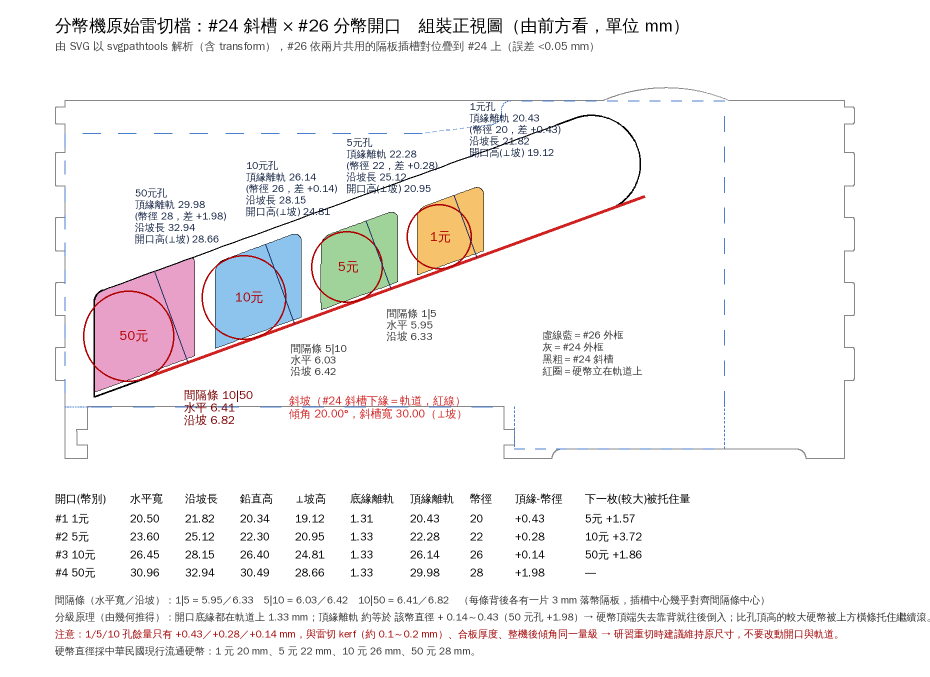
#> input picture laser_v2/design/ramp_dimensions.png, 1859 x 1353 px (shown at 1/2 size); its folder holds only this picture in this run
$ python -i qa.py   (imports and definitions only)
#> lines starting #> are read from the running program, lines starting #| are printed output that depends on the picture
"""v2 雷切檔衛生檢查（QA）：直接讀輸出的 SVG 檢查，不信任產生器內部的資料。

用法
----
    from laser_v2 import qa
    rows = qa.check('分幣機雷切_光耦版_v2_草稿.svg', parts=parts)   # 或 qa.check(sheets)
    rows = qa.check('laser_v2/out/sheet_合板_1.svg', mode='sheet')    # 上雷切機用的分頁檔
    bad = qa.failures(rows)                      # 每列 dict(name, ok, detail[, level])；level='warn' 不算失敗
    python -m laser_v2.qa <svg 檔> [...]          # 命令列：印出結果，有未通過項目時 exit 1
                                                 # （檔名 sheet_*.svg／trial_*.svg 用分頁檔規則，其他用草稿規則）

check(src, parts=None, mode=None)
    src：SVG 檔路徑（str／Path），或 layout() 的 list[Sheet]（先在記憶體裡輸出成草稿 SVG 再檢查）。
    parts：V2Part 清單（可省略）；有給就再核對「每個零件 × qty 都在、圖層對、沒有多出來的」，
           以及備品（V2Part.spare）：data-copy ≥ qty 的群組要標 data-spare="1"、份數不超過 qty＋spare。
    mode：'draft'（草稿：4 個圖層，含隱藏的註記層）或 'sheet'（上雷切機用的分頁檔：只有 3 個圖層，
          不可以有註記層或綠色）；None＝依檔名自動判斷（sheet_*.svg、trial_*.svg → 'sheet'，其他 → 'draft'）。

檢查項目（name）
----------------
* XML 解析：檔案是合法 XML、根元素是 <svg>。
* 頁面：每頁都是 params.SHEET（255×355），多頁時用 sodipodi:namedview 裡的 inkscape:page。
* 圖層名稱：草稿：最上層剛好是 LAYERS 這 4 個 inkscape 圖層、順序相同；註記層 style="display:none"、
  其他層看得見。分頁檔：剛好是前 3 個（沒有註記層），都看得見。圖層外面沒有任何圖形。
* 沒有 <text>：整份檔沒有 text／tspan／flowRoot／textPath（文字都要先轉成路徑）。
* 顏色：切割層只有黑 #000000（線寬 0.2）＝切割、紅 #ff0000＝雕刻；註記層只有綠 #008000（分頁檔沒有綠色）；
  只用 <path>（不用 rect／circle／use／image 等）。
* 雕刻樣式：每個雕刻元素都是 compose.STYLE_ENGRAVE（fill:none;stroke:#ff0000;stroke-width:0.2，和原始檔一樣的
  0.2 mm 紅線）；不可以用填色雕刻（雷切軟體紅色圖層設「線／向量雕刻」）。
* 零件代號：每個零件群組都有 data-part 與 inkscape:label；草稿的註記層有對應的群組（分頁檔沒有註記群組）；
  (代號, 份) 不重複；data-spare 和代號標籤一致（備品標籤寫「備品」）；
  所有切割／雕刻路徑都在某個零件群組裡；有給 parts 時核對數量、備品與圖層。
* 零件內切割順序：每個零件群組裡，外框（面積最大的封閉切割線）是最後一個元素；
  孔、開放線（彎曲條鋸縫等）、雕刻都寫在外框前面（雷切軟體照順序切時，零件最後才和板分開）。
* 外框閉合：每個零件有一個封閉外框；其他封閉子路徑（孔）都在外框內；開放線（彎曲條鋸縫等）在外框內；
  外框與孔組成的外形是合法多邊形（不自交）。
* 雕刻在零件內：雕刻線都在所屬零件的材料上（外框內、不在孔裡）。
* 雕刻不壓切割線（注意等級 level='warn'，不算失敗）：雕刻線和同零件切割線重合 > ENGRAVE_ON_CUT 時列出。
* 無重疊重複切割線：同一條路徑不來回重切；同一零件內、不同零件之間，兩條切割線重疊長度 ≤ OVERLAP_LEN。
* 零件不超出板：每個零件完整落在一頁內，離頁邊 ≥ SHEET_MARGIN。
* 零件間距：同一頁任兩個零件（含孔，真實外形）距離 ≥ PART_GAP。

曲線用 0.2 mm 弦長取樣後用 shapely 計算（取樣誤差遠小於容許值 TOL）。
"""
from __future__ import annotations

import math
import re
import sys
import xml.etree.ElementTree as ET
from collections import Counter
from dataclasses import dataclass, field
from pathlib import Path

import numpy as np
import shapely
from shapely.geometry import LineString, MultiPolygon, Point, Polygon
from shapely.ops import unary_union
from svgpathtools import Arc, CubicBezier, Line, QuadraticBezier, parse_path

from . import params
from .catalog import INK_NS, SODI_NS, parse_transform, transform_d

LAYERS = ('原始零件', 'v2 修改', 'v2 新增', '註記（不切割）')
LAYER_OF = {'original': '原始零件', 'modified': 'v2 修改', 'new': 'v2 新增'}
NOTE_LAYER = LAYERS[3]
CUT_COLOR = '#000000'
ENGRAVE_COLOR = params.STROKE_ENGRAVE_COLOR.lower()
NOTE_COLOR = params.NOTE_COLOR.lower()
CUT_WIDTH = 0.2
STEP = 0.2            # mm：曲線取樣弦長
TOL = 0.01            # mm：距離容許誤差
CLOSE_TOL = 1e-3      # mm：起終點距離小於此值視為封閉
OVERLAP_BUF = 0.02    # mm：兩條線距離在這以內算「疊在一起」
OVERLAP_LEN = 0.2     # mm：疊在一起超過這個長度＝重複切割
AREA_TOL = 0.05       # mm²：外形 buffer(0) 修正前後面積差在這以內＝只是微小折返（不算自交）
ENGRAVE_ON_CUT = 0.5  # mm：雕刻線和切割線重合超過這個長度 → 「注意」
TEXT_TAGS = {'text', 'tspan', 'flowRoot', 'flowPara', 'flowRegion', 'textPath'}
SHAPE_TAGS = {'rect', 'circle', 'ellipse', 'line', 'polyline', 'polygon', 'use', 'image'}
NAMED = {'black': '#000000', 'red': '#ff0000', 'green': '#008000', '#000': '#000000', '#f00': '#ff0000'}
MAX_LIST = 8          # detail 最多列幾筆
MODES = ('draft', 'sheet')
SHEET_LAYERS = LAYERS[:3]   # 上雷切機用的分頁檔：沒有註記層
WIDTH_TOL = 1e-4      # mm：線寬容許誤差


def _style_dict(style: str) -> dict:
    out = {}
    for kv in style.split(';'):
        if ':' in kv:
            k, v = kv.split(':', 1)
            out[k.strip()] = v.strip().lower()
    return out


try:                       # 雕刻樣式以 compose.STYLE_ENGRAVE 為準（compose 不能用時用同樣的值）
    from .compose import STYLE_ENGRAVE
except Exception:          # noqa: BLE001
    STYLE_ENGRAVE = f'fill:none;stroke:{params.STROKE_ENGRAVE_COLOR};stroke-width:0.2'
_ENG = _style_dict(STYLE_ENGRAVE)
ENGRAVE_FILL = _ENG.get('fill', 'none')
ENGRAVE_WIDTH = float(re.sub(r'[a-z]+$', '', _ENG.get('stroke-width', '0.2')))


# ---------------------------------------------------------------------------
# 取樣（export.py 的預覽圖也用這裡）
# ---------------------------------------------------------------------------
# [74 lines left out: functions _cubic_pts, _quad_pts, _seg_pts, _seg_pts_raw, sample_d, _style and 1 more, not called in this run]


@dataclass
class _Elem:
    tag: str
    layer: str | None        # 所在最上層圖層名稱（None＝不在圖層裡）
    part: tuple | None       # (data-part, data-copy, label, data-kind of group) 最近的零件群組
    stroke: str | None
    fill: str | None
    width: float | None
    d: str | None            # 已套上累積 transform 的 d（只有 path）
    kind: str | None         # data-kind（outer/hole/line）
    eid: str | None
    seq: int = 0             # 文件中的順序（0 起算）


@dataclass
class _Doc:
    pages: list = field(default_factory=list)       # [(x, y, w, h)]
    layers: list = field(default_factory=list)      # [(label, style dict)]
    elems: list = field(default_factory=list)       # list[_Elem]
    groups: list = field(default_factory=list)      # [(layer, data-part, data-copy, label, data-layer, data-spare)]
    stray: list = field(default_factory=list)       # 圖層外的圖形 tag


def _local(tag: str) -> str:
    return tag.split('}')[-1]


# [57 lines left out: function _parse, not called in this run]


# ---------------------------------------------------------------------------
# 各項檢查
# ---------------------------------------------------------------------------
def _row(name, ok, detail):
    return dict(name=name, ok=bool(ok), detail=detail)


# [4 lines left out: function _lst, not called in this run]


def _is_cut(e: _Elem) -> bool:
    return e.stroke == CUT_COLOR


def _is_engrave(e: _Elem) -> bool:
    return e.stroke == ENGRAVE_COLOR or e.fill == ENGRAVE_COLOR


def _pkey(e: _Elem):
    return (e.layer, e.part[0], e.part[1]) if e.part else None


# [163 lines left out: functions _check_pages, _check_layers, _check_text, _check_colors, _check_engrave_style, _check_ids, not called in this run]


@dataclass
class _PartGeom:
    key: tuple
    name: str
    outer: np.ndarray | None = None
    holes: list = field(default_factory=list)
    lines: list = field(default_factory=list)
    engrave: list = field(default_factory=list)
    poly: object = None
    bbox: tuple | None = None
    subs: list = field(default_factory=list)       # [(eid, idx, pts, closed, kind, (seq, idx))]
    eng_keys: list = field(default_factory=list)   # 雕刻子路徑的 (seq, idx)
    outer_key: tuple | None = None                 # 外框的 (seq, idx)


# [215 lines left out: functions _collect, _build_geoms, _check_closed, _check_order, _check_engrave, _check_overlap and 4 more, not called in this run]


def check(src, parts=None, mode: str | None = None) -> list[dict]:
    """檢查一份 v2 雷切 SVG（檔案路徑），或 layout() 的 list[Sheet]（先輸出成記憶體中的草稿 SVG）。
    mode：'draft'（含隱藏註記層）／'sheet'（上雷切機用，不含註記層）；None＝依檔名判斷（guess_mode）。"""
    if isinstance(src, (str, Path)):
        raw = Path(src).read_text(encoding='utf-8')
        mode = mode or guess_mode(src)
    elif isinstance(src, list):
        from . import export as _export          # 延後匯入，避免 export ↔ qa 循環
        mode = mode or 'draft'
        raw = _export.render_draft(src) if mode == 'draft' else _export._render(
            src, _export.page_offsets(src), _export.COMMENT_SHEET, [], notes=False)
    else:
        raise TypeError(f'qa.check 不支援 {type(src).__name__}')
    if mode not in MODES:
        raise ValueError(f"qa.check 的 mode 只能是 {MODES}，收到 {mode!r}")
    try:
        root = ET.fromstring(raw.encode('utf-8'))
        doc = _parse(root)
    except Exception as e:                       # noqa: BLE001
        return [_row('XML 解析', False, f'{type(e).__name__}: {e}')]
    rows = [_row('XML 解析', True, f'{len(doc.elems)} 個圖形元素')]
    rows += _check_pages(doc)
    rows += _check_layers(doc, mode)
    rows += _check_text(doc, raw)
    rows += _check_colors(doc, mode)
    rows += _check_engrave_style(doc)
    r, _ = _check_ids(doc, parts, mode)
    rows += r
    pgs = _collect(doc)
    errs, micro = _build_geoms(pgs)
    rows += _check_closed(pgs, errs, micro)
    rows += _check_order(pgs)
    rows += _check_engrave(pgs)
    rows += _check_overlap(pgs)
    r, page_of = _check_bounds(pgs, doc.pages)
    rows += r
    rows += _check_gap(pgs, page_of)
    return rows


def failures(rows) -> list[dict]:
    """真正的失敗（不含 level='warn' 的注意項目）。"""
    return [r for r in rows if not r['ok'] and r.get('level') != 'warn']


def notices(rows) -> list[dict]:
    """注意項目（level='warn' 且未通過）。"""
    return [r for r in rows if not r['ok'] and r.get('level') == 'warn']


def _flag(r) -> str:
    return 'OK' if r['ok'] else ('注意' if r.get('level') == 'warn' else '未通過')


def report(rows) -> str:
    return '\n'.join(f'{_flag(r)}　{r["name"]}：{r["detail"]}' for r in rows)


# [8 lines not run here, left out]

>>> import cv2
>>> picture = cv2.imread('design/ramp_dimensions.png', cv2.IMREAD_GRAYSCALE)
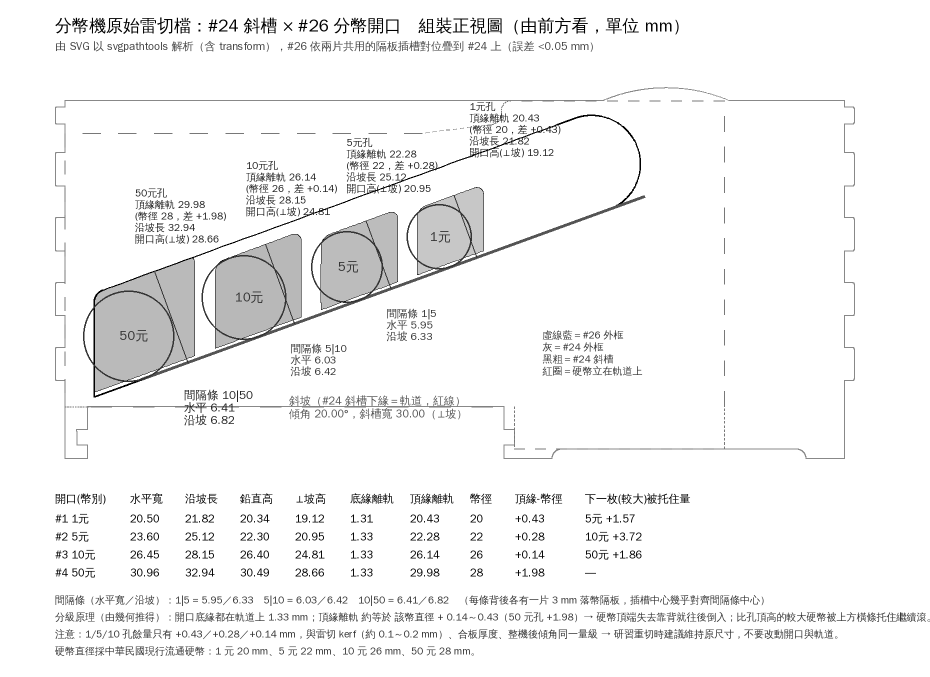
#> picture: shape (1353, 1859) (shown at 1/2 size); min 0, max 255, mean 243.4
#> (the run stopped early here; a loop or call above may not have finished)
